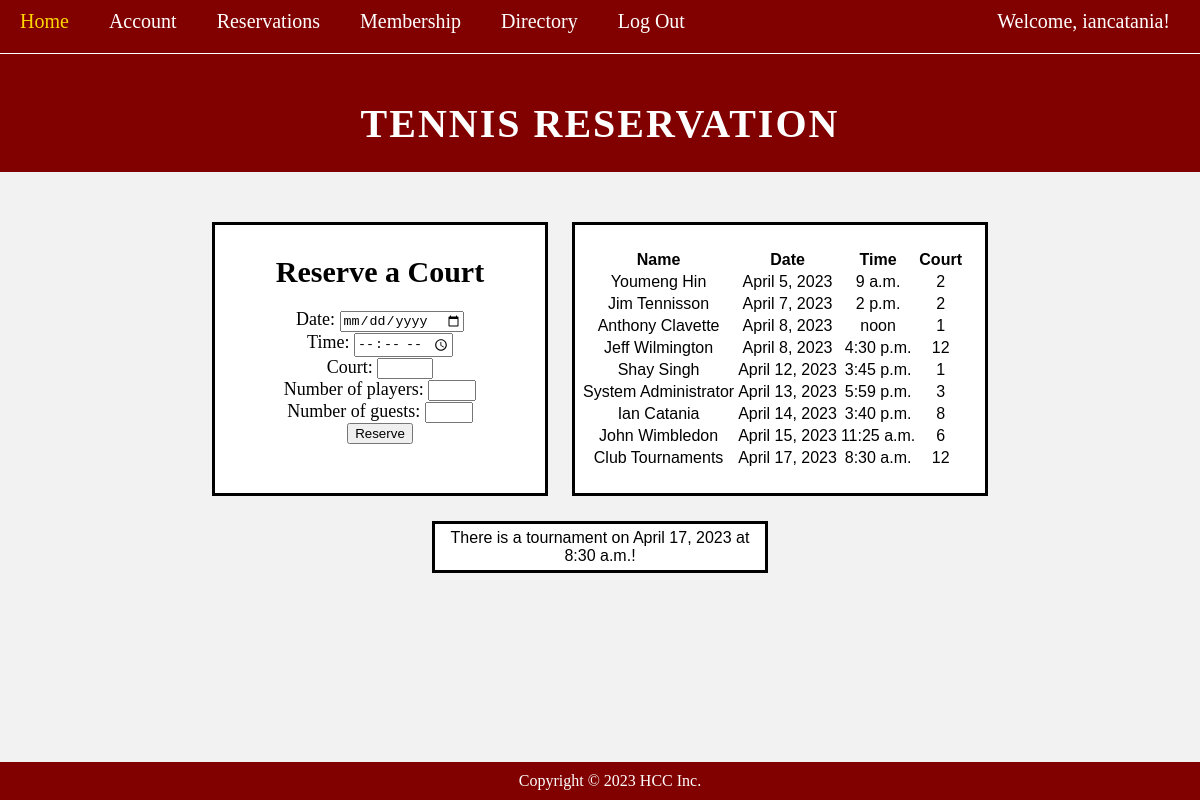
The app's page /reservations/ (signed in), older data.
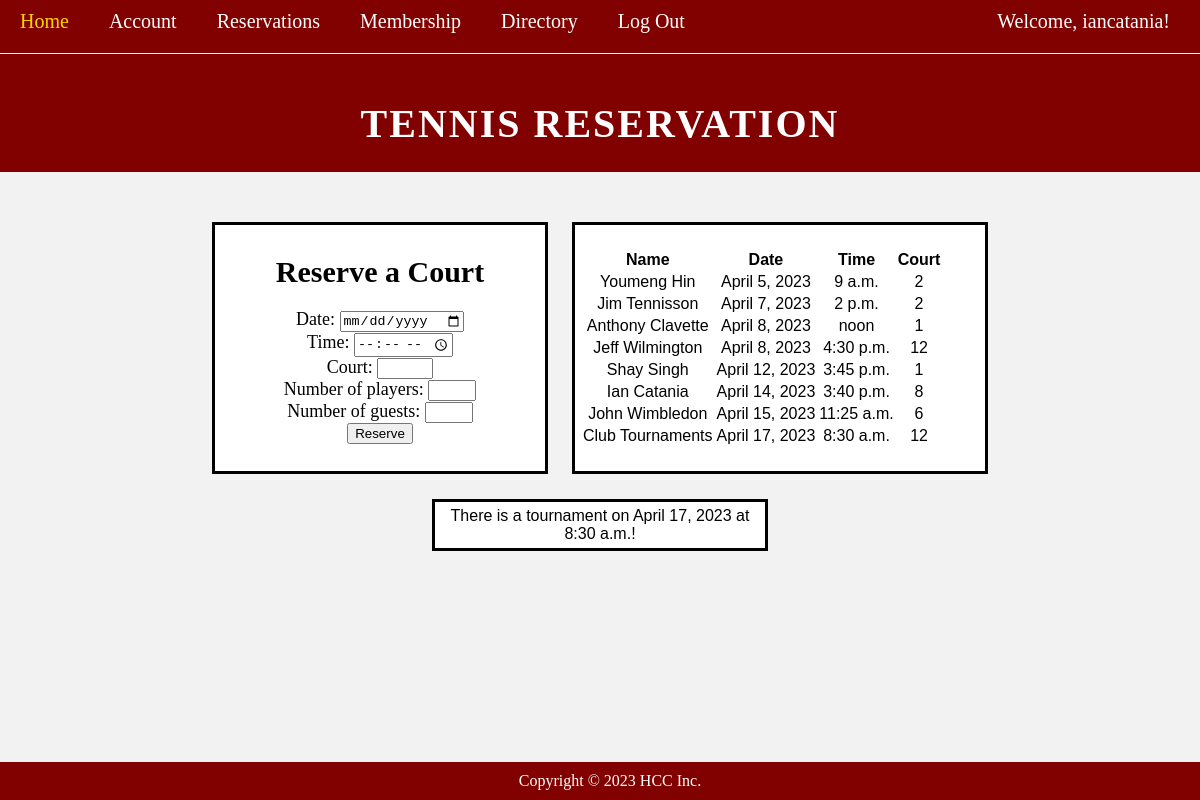
The same page, newer data.
### app/models.py (models this page shows, shortened)
class Reservation(models.Model):
    user = models.OneToOneField(User, on_delete=models.CASCADE)
    date = models.DateField()
    time = models.TimeField()
    court = models.IntegerField(validators=[MaxValueValidator(12),MinValueValidator(1)])
    number_of_players = models.IntegerField(validators=[MaxValueValidator(4),MinValueValidator(1)])
    number_of_guests = models.IntegerField(validators=[MaxValueValidator(3),MinValueValidator(0)])
    is_tournament = models.BooleanField(default=False)

class MemberProfile(models.Model):
    user = models.OneToOneField(User, on_delete=models.CASCADE) # Delete profile when user is deleted, this is username/password/email
    last_name = models.CharField(max_length=100, default="")
    first_name = models.CharField(max_length=100, default="")
    address = models.CharField(max_length=100, default="")
    phone_number = models.CharField(max_length=100, default="")
    date_of_birth = models.DateField(max_length=100, default="mm/dd/yy")
    in_directory = models.BooleanField()

### app/views.py (the view)
# urls.py: path("reservations/", views.reservation_page, name='reservations'),
@login_required(login_url='signup')
def reservation_page(request):
    template_name = 'reservations.html'
    is_member = True
    try:
        profile = MemberProfile.objects.filter(first_name = request.user.memberprofile.first_name)
    except MemberProfile.DoesNotExist:
        is_member = False
    reservations = Reservation.objects.order_by('date')
    context = {
        'reservations': reservations,
        'is_member': is_member,
    }
    reservation_failed = False
    if request.method == 'POST':
            form = ReservationForm(request.POST)
            if form.is_valid():
                profile = form.save(commit=False)
                profile.user = request.user
                selected_date = form.cleaned_data.get('date')
                selected_time = form.cleaned_data.get('time')
                selected_court = form.cleaned_data.get('court')
                if Reservation.objects.filter(date = selected_date).exists() and Reservation.objects.filter(time = selected_time).exists() and Reservation.objects.filter(court = selected_court).exists():
                    reservation_failed = True
                    messages.info(request, 'This reservation has already been taken!')
                else:
                    profile.save()
                context = {
                    'reservations': reservations,
                    'form': form,
                    'is_member': is_member,
                    'reservation_failed': reservation_failed
                }
                if profile.number_of_guests > 0 and not reservation_failed:
                    return redirect('guest_info')
    else:
        form = ReservationForm()
        context = {
            'reservations': reservations,
            'form': form,
            'is_member': is_member,
            'reservation_failed': reservation_failed
        }
    return render(request, template_name, context)

### app/forms.py
class ReservationForm(forms.ModelForm):
	class Meta:
		model = Reservation
		fields = ['date', 'time', 'court', 'number_of_players', 'number_of_guests']

### templates/reservations.html (shortened to what this page needs)
{% extends "base.html" %}
{% block content %}
<!DOCTYPE html>
<html>
<head>
	<link rel="stylesheet" href="../static/css/style.css">
</head>
<body>
	<header>
		<h1>Tennis Reservation</h1>
	</header>
	{% if user.is_authenticated and is_member %}
	<main>
		<div class="memberform">
			<h2>Reserve a Court</h2>
			<form method="post">
				<p>
					<label for="id_date">Date:</label>
					<input type="date" name="date" required="" id="id_date">
				</p>
				<p>
					<label for="id_time">Time:</label>
					<input type="time" name="time" required="" id="id_time" min="08:00" max="18:00">
				</p>
				<p>
					<label for="id_court">Court:</label>
					<input type="number" name="court" required="" id="id_court" min="1" max="12">
				</p>
				<p>
					<label for="id_number_of_players">Number of players:</label>
					<input type="number" name="number_of_players" required="" id="id_number_of_players" min="1" max="4">
				</p>
				<p>
					<label for="id_number_of_guests">Number of guests:</label>
					<input type="number" name="number_of_guests" required="" id="id_number_of_guests" min="0" max="3">
				</p>
				<button type="submit">Reserve</button>
			</form>
		</div>
		<div class="reservationdisplay">
			<section>
				<br>
				<table class="table">
					<thead>
						<tr>
							<th scope="col">Name</th>
							<th scope="col">Date</th>
							<th scope="col">Time</th>
							<th scope="col">Court</th>
						</tr>
					</thead>
					<tbody>
						{%for reservation in reservations%}
						<tr>
							<td>{{reservation.user.memberprofile.first_name}}
								{{reservation.user.memberprofile.last_name}} </td>
							<td>{{reservation.date}}</td>
							<td>{{reservation.time}}</td>
							<td>{{reservation.court}}</td>
						</tr>
						{%endfor%}
					</tbody>
				</table>
				<br>
			</section>
		</div>
		{% for reservation in reservations %}
		{% if reservation.is_tournament %}
		<div class="memberform">
			There is a tournament on {{reservation.date}} at {{reservation.time}}!
		</div>
		{% endif %}
		{% endfor %}
	</main>
	<footer>
		<p>&copy; 2023 Tennis Reservation. All rights reserved.</p>
	</footer>
	{% elif user.is_authenticated and not is_member %}
	<main>
		<section style="text-align: center" ;>
			<h2>You must be a member of the club to make a court reservation.</h2>
		</section>
	</main>
	{%endif%}
	<footer>
		<p>Copyright © 2023 HCC Inc.</p>
	</footer>
</body>
</html>
{% endblock content %}

Row changes from the older to the newer data that the page shows:
removed Reservation: user.memberprofile.first_name "System", user.memberprofile.last_name "Administrator", date "April 13, 2023", time "5:59 p.m.", court "3", shown under "Reserve a Court"
